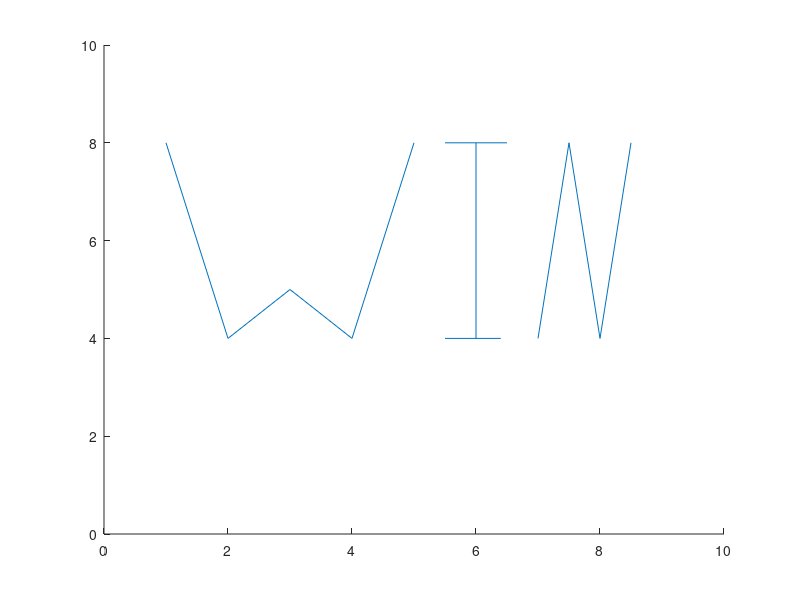

The MATLAB source for this figure:
%Stage11 will be displayed in the endofgame function if user wins
axis([0 10 0 10])%axis

%Making up letter W
line1=line([1,2],[8,4]);
line2=line([2,3],[4,5]);
line3=line([3,4],[5,4]);
line4=line([4,5],[4,8]);

%Making up letter I
line5=line([5.5,6.5],[8,8]);
line6=line([6,6],[8,4]);
line7=line([5.5,6.4],[4,4]);

%Making up letter N
line8=line([7,7.5],[4,8]);
line9=line([7.5,8],[8,4]);
line10=line([8,8.5],[4,8]);

%displays the word WIN